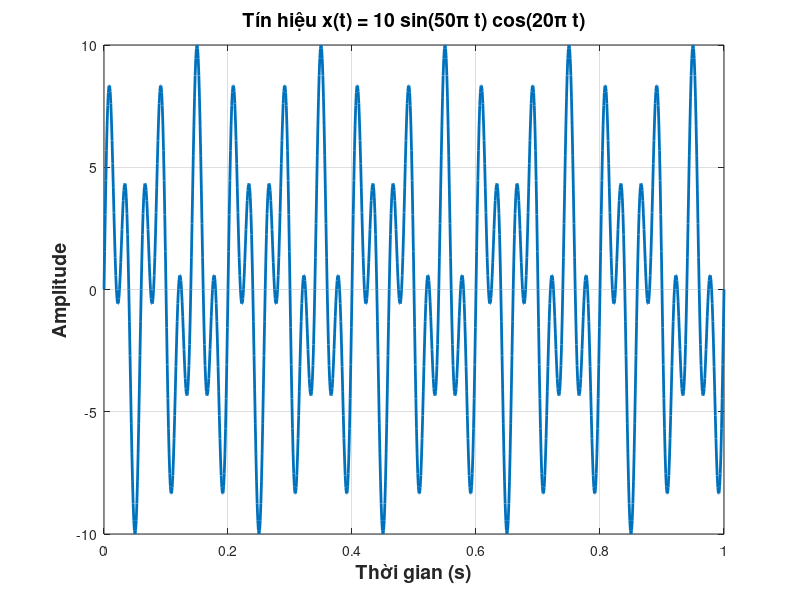

MATLAB code for this plot:
% Tạo dãy thời gian từ 0 đến 1 giây với bước là 0.001s
t = 0:0.001:1;

% Tính giá trị của tín hiệu x(t)
x = 10 * sin(50*pi*t) .* cos(20*pi*t);

% Vẽ tín hiệu trong miền thời gian
plot(t, x, 'linewidth', 2);
title('Tín hiệu x(t) = 10 sin(50\pi t) cos(20\pi t)','FontWeight','bold','FontSize',14);
xlabel('Thời gian (s)','FontWeight','bold','FontSize',14);
ylabel('Amplitude','FontWeight','bold','FontSize',14);
grid on;
